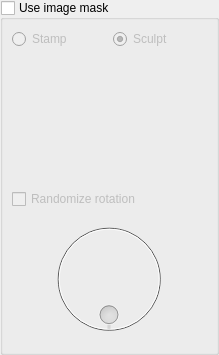
<?xml version="1.0" encoding="UTF-8"?>
<ui version="4.0">
 <class>imageMaskSelector</class>
 <widget class="QWidget" name="imageMaskSelector">
  <property name="geometry">
   <rect>
    <x>0</x>
    <y>0</y>
    <width>219</width>
    <height>345</height>
   </rect>
  </property>
  <property name="sizePolicy">
   <sizepolicy hsizetype="MinimumExpanding" vsizetype="Preferred">
    <horstretch>0</horstretch>
    <verstretch>0</verstretch>
   </sizepolicy>
  </property>
  <property name="windowTitle">
   <string>Form</string>
  </property>
  <layout class="QVBoxLayout" name="verticalLayout">
   <property name="leftMargin">
    <number>0</number>
   </property>
   <property name="topMargin">
    <number>0</number>
   </property>
   <property name="rightMargin">
    <number>0</number>
   </property>
   <property name="bottomMargin">
    <number>0</number>
   </property>
   <item>
    <widget class="QGroupBox" name="groupBox">
     <property name="sizePolicy">
      <sizepolicy hsizetype="Preferred" vsizetype="Maximum">
       <horstretch>0</horstretch>
       <verstretch>0</verstretch>
      </sizepolicy>
     </property>
     <property name="title">
      <string>Use image mask</string>
     </property>
     <property name="checkable">
      <bool>true</bool>
     </property>
     <property name="checked">
      <bool>false</bool>
     </property>
     <layout class="QVBoxLayout" name="verticalLayout_2">
      <item>
       <layout class="QHBoxLayout" name="horizontalLayout">
        <item>
         <widget class="QRadioButton" name="stampRadio">
          <property name="text">
           <string>Stamp</string>
          </property>
          <attribute name="buttonGroup">
           <string notr="true">brushMode</string>
          </attribute>
         </widget>
        </item>
        <item>
         <widget class="QRadioButton" name="sculptRadio">
          <property name="text">
           <string>Sculpt</string>
          </property>
          <property name="checked">
           <bool>true</bool>
          </property>
          <attribute name="buttonGroup">
           <string notr="true">brushMode</string>
          </attribute>
         </widget>
        </item>
       </layout>
      </item>
      <item alignment="Qt::AlignHCenter|Qt::AlignTop">
       <widget class="Noggit::Ui::ClickableLabel" name="curImageLabel">
        <property name="sizePolicy">
         <sizepolicy hsizetype="Fixed" vsizetype="Fixed">
          <horstretch>0</horstretch>
          <verstretch>0</verstretch>
         </sizepolicy>
        </property>
        <property name="minimumSize">
         <size>
          <width>128</width>
          <height>128</height>
         </size>
        </property>
        <property name="maximumSize">
         <size>
          <width>128</width>
          <height>128</height>
         </size>
        </property>
        <property name="text">
         <string/>
        </property>
       </widget>
      </item>
      <item>
       <layout class="QHBoxLayout" name="horizontalLayout_2">
        <item>
         <widget class="QCheckBox" name="randomizeRotation">
          <property name="text">
           <string>Randomize rotation</string>
          </property>
         </widget>
        </item>
       </layout>
      </item>
      <item alignment="Qt::AlignHCenter|Qt::AlignTop">
       <widget class="QDial" name="dial">
        <property name="minimumSize">
         <size>
          <width>128</width>
          <height>128</height>
         </size>
        </property>
        <property name="maximumSize">
         <size>
          <width>1000</width>
          <height>1000</height>
         </size>
        </property>
        <property name="maximum">
         <number>360</number>
        </property>
        <property name="singleStep">
         <number>10</number>
        </property>
        <property name="wrapping">
         <bool>true</bool>
        </property>
       </widget>
      </item>
     </layout>
    </widget>
   </item>
  </layout>
 </widget>
 <customwidgets>
  <customwidget>
   <class>Noggit::Ui::ClickableLabel</class>
   <extends>QLabel</extends>
   <header location="global">noggit/ui/ClickableLabel.hpp</header>
  </customwidget>
 </customwidgets>
 <resources/>
 <connections/>
 <buttongroups>
  <buttongroup name="brushMode"/>
 </buttongroups>
</ui>
